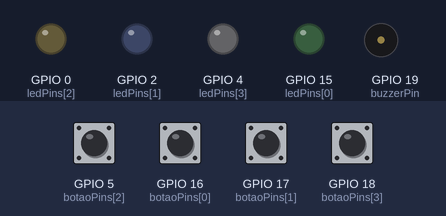
This sketch was run on a simulated ESP32. Shown: output pins drawn as LEDs (lit = HIGH), buzzer (waves = sounding, pin HIGH). The test bench sets the inputs (shaded band); at power-on: GPIO 5 (botaoPins[2]), GPIO 16 (botaoPins[0]), GPIO 17 (botaoPins[1]), GPIO 18 (botaoPins[3]) HIGH. WiFi joins after 1.5 s; servers stay silent unless stated; uploads are accepted with an empty reply; what the sketch prints to the serial monitor is not drawn.

Above: at 2.7 s.
2.8 s: GPIO 5 (botaoPins[2]) pulled LOW for 0.6 s
At 4.0 s:
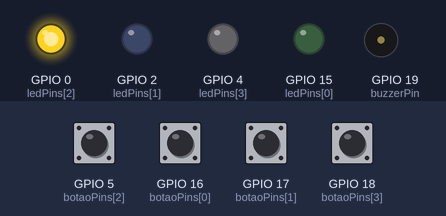
4.9 s: GPIO 16 (botaoPins[0]) pulled LOW for 0.6 s
At 5.7 s:
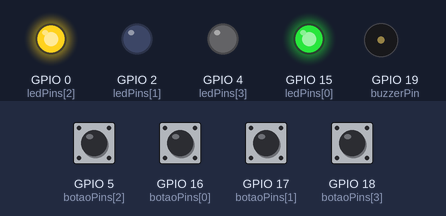
7.0 s: GPIO 17 (botaoPins[1]) pulled LOW for 0.6 s
At 8.5 s:
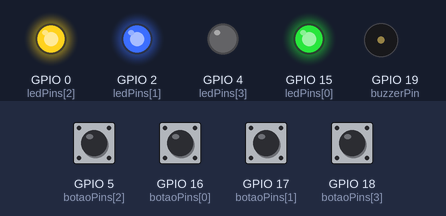
9.1 s: GPIO 18 (botaoPins[3]) pulled LOW for 1 s
At 10.3 s:
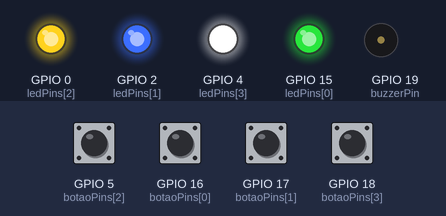
Timing chart, 0 to 12.1 s (numbered marks = the images above; inputs shaded):
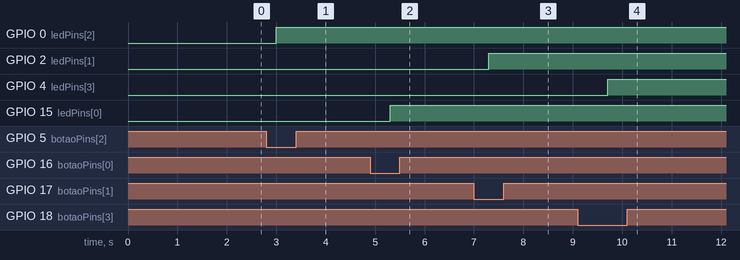

Measured:
- after the input at 2.8 s, GPIO 0 (ledPins[2]): LOW → HIGH after 0.20 s
- after the input at 4.9 s, GPIO 15 (ledPins[0]): LOW → HIGH after 0.40 s
- after the input at 7.0 s, GPIO 2 (ledPins[1]): LOW → HIGH after 0.30 s
- after the input at 9.1 s, GPIO 4 (ledPins[3]): LOW → HIGH after 0.60 s

The sketch:

sketch.ino
```cpp
#include <WiFi.h>
#include <HTTPClient.h>

#define WIFI_SSID "Wokwi-GUEST"
#define WIFI_PASSWORD ""

const String BASE_URL = "https://c9fc188c-bb7c-4f43-b537-dfd0da0b84e0-00-38t5gyss0hm8p.spock.replit.dev";

const int buzzerPin = 19;
const int ledPins[] = {15, 2, 0, 4};
const int botaoPins[] = {16, 17, 5, 18};

bool ledAtivo[4] = {false, false, false, false};
unsigned long lastDebounceTime[4] = {0, 0, 0, 0};
const unsigned long debounceDelay = 50;

void setup() {
  Serial.begin(115200);

  pinMode(buzzerPin, OUTPUT);
  digitalWrite(buzzerPin, LOW);

  for (int i = 0; i < 4; i++) {
    pinMode(botaoPins[i], INPUT_PULLUP);
    pinMode(ledPins[i], OUTPUT);
    digitalWrite(ledPins[i], LOW);
  }

  WiFi.begin(WIFI_SSID, WIFI_PASSWORD);
  Serial.print("Conectando ao Wi-Fi");
  while (WiFi.status() != WL_CONNECTED) {
    Serial.print(".");
    delay(500);
  }
  Serial.println("\nWi-Fi conectado!");
}

void loop() {
  for (int i = 0; i < 4; i++) {
    if (digitalRead(botaoPins[i]) == LOW && !ledAtivo[i]) {
      if (millis() - lastDebounceTime[i] > debounceDelay) {
        digitalWrite(ledPins[i], HIGH);
        ledAtivo[i] = true;
        lastDebounceTime[i] = millis();

        Serial.printf("Botão %d pressionado. LED ligado.\n", i);

        HTTPClient http;
        String url = BASE_URL + "/solicitar/onibus" + String(i + 1);
        http.begin(url);
        http.POST("");
        http.end();
      }
    }
  }

  for (int i = 0; i < 4; i++) {
    if (ledAtivo[i]) {
      HTTPClient http;
      String url = BASE_URL + "/chegou/onibus" + String(i + 1);
      http.begin(url);
      int httpCode = http.GET();

      if (httpCode == 200) {
        String payload = http.getString();
        if (payload.indexOf("true") != -1) {
          digitalWrite(ledPins[i], LOW);
          ledAtivo[i] = false;

          tone(buzzerPin, 1000);
          delay(700);
          noTone(buzzerPin);

          Serial.printf("\u00d4nibus %d chegou. LED apagado.\n", i);

          HTTPClient httpReset;
          String resetUrl = BASE_URL + "/resetar/onibus" + String(i + 1);
          httpReset.begin(resetUrl);
          httpReset.POST("");
          httpReset.end();
        }
      }
      http.end();
    }
  }

  delay(500);
}
```
